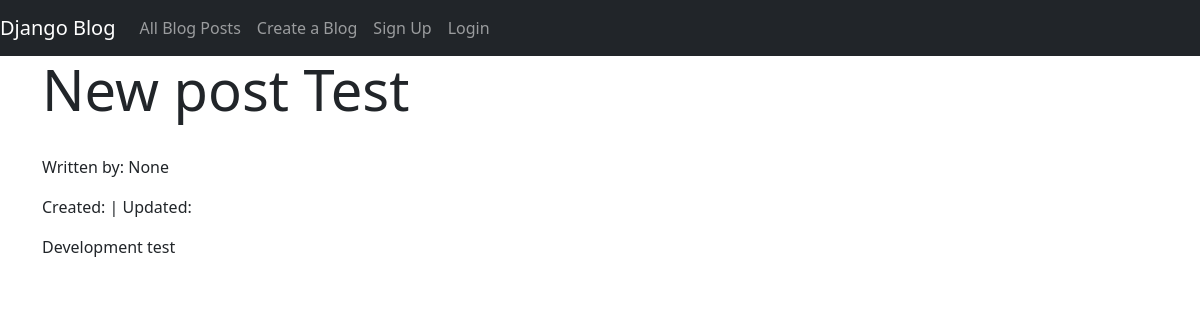
/posts/detail/24, run on the app's committed database.
### posts/models.py (models this page shows)
class Post(models.Model):
    title = models.CharField(max_length = 255, blank = True, null = True)
    content = models.TextField(blank = True, null = True)
    created_at = models.DateTimeField(default=timezone.now)
    updated_at = models.DateTimeField(default=timezone.now)
    author = models.ForeignKey(User, on_delete = models.CASCADE, blank = True, null = True)

### posts/views.py (the view)
# urls.py: path('detail/<int:id>', post_detail_view, name='detail'),
def post_detail_view(request, id):
    post = Post.objects.filter(id = id).first()
    context = {'post': post}
    return render(request, 'posts/detail.html', context = context)

### posts/templates/posts/detail.html (shortened to what this page needs)
{% extends 'base.html' %}
{% block content %}
    <div class = "container">
        <div class = "row">
            <div class="col-12">
            <h1 class="display-4">{{post.title}}</h1>
            <br />
                <p>
                    Written by: {{post.author}}
                </p>
                <p>Created: {{post.created}} | Updated: {{post.updated}}</p>
        </div>
    </div>
        <div class="row">
            <div class="col-12">
                <p>
                    {{post.content}}
                </p>
            </div>
        </div>
    </div>
<br>
{% endblock content %}

### data on the page
Post: title "New post Test", author "None", content "Development test"
